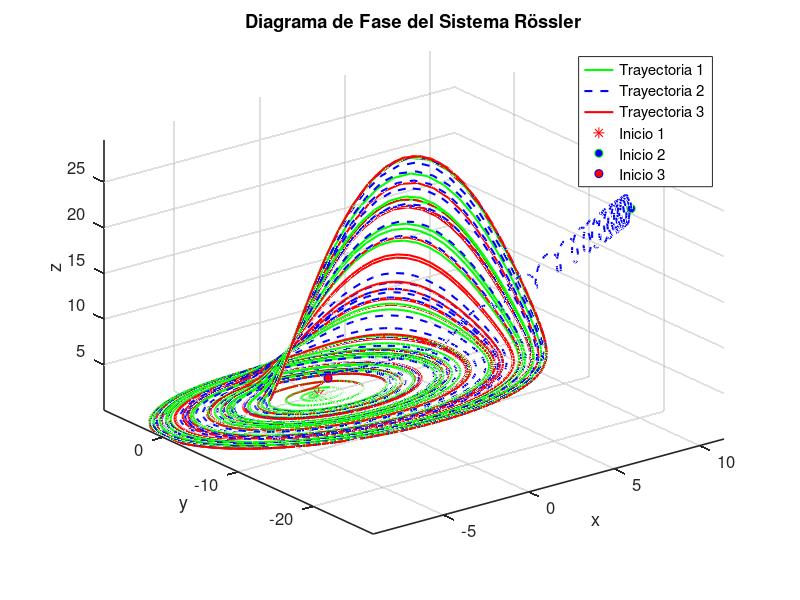

The MATLAB script that drew this image: (Note: this script raises an error after producing the figure.)
clc
clear
close all

%% Parámetros del sistema Rössler
a = 0.2; b = 0.2; c = 5.7;

% Condiciones iniciales
xi_0 = [0.01, -0.03, 0.04];
xi_1 = [6, -28, 28];
xi_2 = [1 1 1];

% Ventana temporal
t_span = linspace(0, 200, 5000);

% Sistema de Rössler
rossler = @(t,x) [-x(2) - x(3);
                  x(1) + a*x(2);
                  b + x(3)*(x(1) - c)];

% Resolución
[t, x] = ode45(rossler, t_span, xi_0);
[~, y] = ode45(rossler, t_span, xi_1);
[~, z] = ode45(rossler, t_span, xi_2);

%% Figura mejorada
figure('Color','white');
plot3(x(:, 1), x(:, 2), x(:, 3), 'g-', 'LineWidth', 1.5); hold on;
plot3(y(:, 1), y(:, 2), y(:, 3), 'b--', 'LineWidth', 1.5);
plot3(z(:, 1), z(:, 2), z(:, 3), 'r-', 'LineWidth', 1.5);

% Puntos iniciales
plot3(xi_0(1), xi_0(2), xi_0(3), 'r*', 'MarkerSize',10,'MarkerFaceColor', 'g');
plot3(xi_1(1), xi_1(2), xi_1(3), 'go', 'MarkerFaceColor', 'b');
plot3(xi_2(1), xi_2(2), xi_2(3), 'bo', 'MarkerFaceColor', 'r');

xlabel('x'); ylabel('y'); zlabel('z');
title('Diagrama de Fase del Sistema Rössler');
legend('Trayectoria 1', 'Trayectoria 2', 'Trayectoria 3', 'Inicio 1', 'Inicio 2', 'Inicio 3');
grid on; axis tight;
view(3);

% Mejoras visuales
set(gca,'FontSize',12,'LineWidth',1.2);
colormap(parula); % Colores atractivos
camlight headlight; lighting gouraud; % Iluminación suave
hold off;

%% Configuración del video
v = VideoWriter('Rossler3D_Mejorado.mp4','MPEG-4');
v.FrameRate = 30;
open(v);

frames = 360; % Número de pasos
for k = 1:frames
    az = k; % Rotación horizontal
    el = 30 + 15*sin(k*pi/180); % Oscilación vertical suave
    view(az, el);
    drawnow;
    frame = getframe(gcf);
    writeVideo(v, frame);
end

close(v);
disp('✅ Video guardado como Rossler3D_Mejorado.mp4');